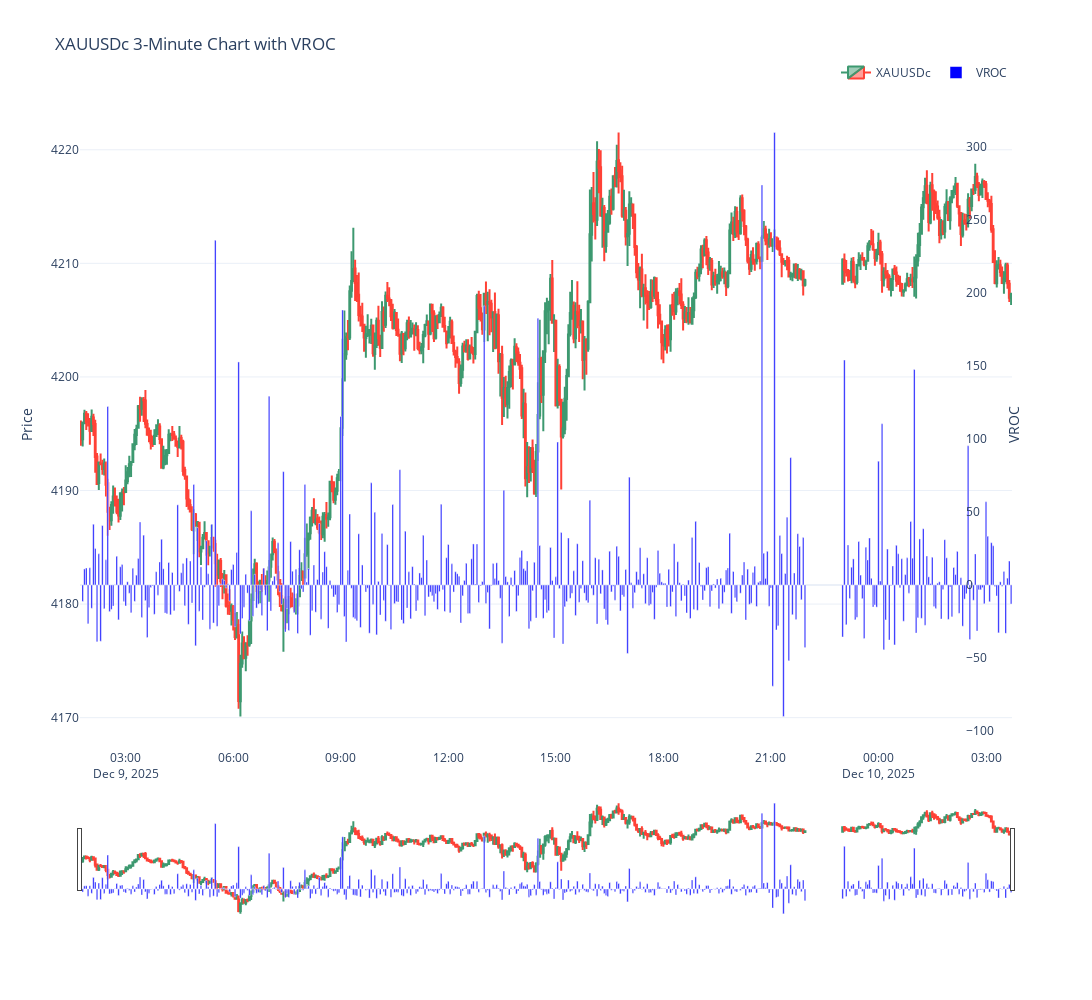

Notebook code cell kept with this figure:
### Code cell
import MetaTrader5 as mt5
import pandas as pd
import numpy as np
import plotly.graph_objects as go
from datetime import datetime, timedelta

# -------------------------
# 1. Initialize MT5
# -------------------------
if not mt5.initialize():
    print("MT5 initialization failed")
    mt5.shutdown()
    quit()

# -------------------------
# 2. Fetch 3-minute XAUUSDc data
# -------------------------
symbol = "XAUUSDc"
timeframe = mt5.TIMEFRAME_M3
bars = 500  # number of bars to fetch

utc_from = datetime.now() - timedelta(minutes=bars*3)
rates = mt5.copy_rates_from(symbol, timeframe, utc_from, bars)

# Shutdown MT5 connection
mt5.shutdown()

# -------------------------
# 3. Prepare DataFrame
# -------------------------
df = pd.DataFrame(rates)
df['time'] = pd.to_datetime(df['time'], unit='s')

# -------------------------
# 4. Calculate VROC
# -------------------------
# Volume Rate of Change: VROC = (Volume_now - Volume_n_periods_ago) / Volume_n_periods_ago * 100
vroc_period = 1
df['VROC'] = df['tick_volume'].pct_change(periods=vroc_period) * 100

# -------------------------
# 5. Plotly chart
# -------------------------
fig = go.Figure()

# Candlestick
fig.add_trace(go.Candlestick(
    x=df['time'],
    open=df['open'],
    high=df['high'],
    low=df['low'],
    close=df['close'],
    name='XAUUSDc'
))

# VROC in separate pane
fig.add_trace(go.Bar(
    x=df['time'],
    y=df['VROC'],
    name='VROC',
    marker_color='blue',
    yaxis='y2'
))

# Layout
fig.update_layout(
    template='plotly_white',
    width=2500,
    height=1000,
    title=f'XAUUSDc 3-Minute Chart with VROC',
    xaxis=dict(domain=[0, 1]),
    yaxis=dict(title='Price'),
    yaxis2=dict(title='VROC', overlaying='y', side='right', showgrid=False, position=0.95),
    legend=dict(orientation="h", yanchor="bottom", y=1.02, xanchor="right", x=1)
)

fig.show()

### Figure 1 — Plotly figure (JSON) as saved in the notebook; plotly's stock layout.template omitted (floating-point values rounded to 4 significant figures; data arrays with more than 128 entries replaced by an {"elided": "..."} marker saying what was removed)
{"data": [{"close": {"elided": "500 float values"}, "high": {"elided": "500 float values"}, "low": {"elided": "500 float values"}, "name": "XAUUSDc", "open": {"elided": "500 float values"}, "type": "candlestick", "x": {"elided": "500 str values"}}, {"marker": {"color": "blue"}, "name": "VROC", "type": "bar", "x": {"elided": "500 str values"}, "y": {"elided": "500 float values"}, "yaxis": "y2"}], "layout": {"height": 1000, "legend": {"orientation": "h", "x": 1, "xanchor": "right", "y": 1.02, "yanchor": "bottom"}, "title": {"text": "XAUUSDc 3-Minute Chart with VROC"}, "width": 2500, "xaxis": {"domain": [0, 1]}, "yaxis": {"title": {"text": "Price"}}, "yaxis2": {"overlaying": "y", "position": 0.95, "showgrid": false, "side": "right", "title": {"text": "VROC"}}}}
